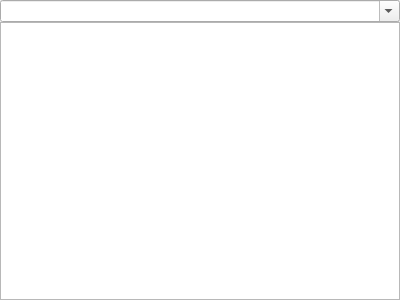
<?xml version="1.0" encoding="UTF-8"?>
<ui version="4.0">
 <class>CLogWidget</class>
 <widget class="QWidget" name="CLogWidget">
  <property name="geometry">
   <rect>
    <x>0</x>
    <y>0</y>
    <width>400</width>
    <height>300</height>
   </rect>
  </property>
  <property name="windowTitle">
   <string>Form</string>
  </property>
  <layout class="QVBoxLayout" name="verticalLayout">
   <property name="spacing">
    <number>0</number>
   </property>
   <property name="leftMargin">
    <number>0</number>
   </property>
   <property name="topMargin">
    <number>0</number>
   </property>
   <property name="rightMargin">
    <number>0</number>
   </property>
   <property name="bottomMargin">
    <number>0</number>
   </property>
   <item>
    <widget class="QComboBox" name="m_pComboSearch">
     <property name="editable">
      <bool>true</bool>
     </property>
     <property name="insertPolicy">
      <enum>QComboBox::NoInsert</enum>
     </property>
    </widget>
   </item>
   <item>
    <widget class="CListView" name="m_pTreeView">
     <property name="font">
      <font>
       <family>Courier New</family>
       <pointsize>13</pointsize>
      </font>
     </property>
     <property name="autoScroll">
      <bool>false</bool>
     </property>
     <property name="showDropIndicator" stdset="0">
      <bool>false</bool>
     </property>
     <property name="textElideMode">
      <enum>Qt::ElideNone</enum>
     </property>
     <property name="verticalScrollMode">
      <enum>QAbstractItemView::ScrollPerItem</enum>
     </property>
     <property name="indentation">
      <number>0</number>
     </property>
     <property name="rootIsDecorated">
      <bool>false</bool>
     </property>
     <property name="itemsExpandable">
      <bool>false</bool>
     </property>
     <property name="expandsOnDoubleClick">
      <bool>false</bool>
     </property>
     <attribute name="headerMinimumSectionSize">
      <number>0</number>
     </attribute>
    </widget>
   </item>
  </layout>
 </widget>
 <customwidgets>
  <customwidget>
   <class>CListView</class>
   <extends>QTreeView</extends>
   <header>LogUI/ListView.h</header>
  </customwidget>
 </customwidgets>
 <resources/>
 <connections/>
</ui>
